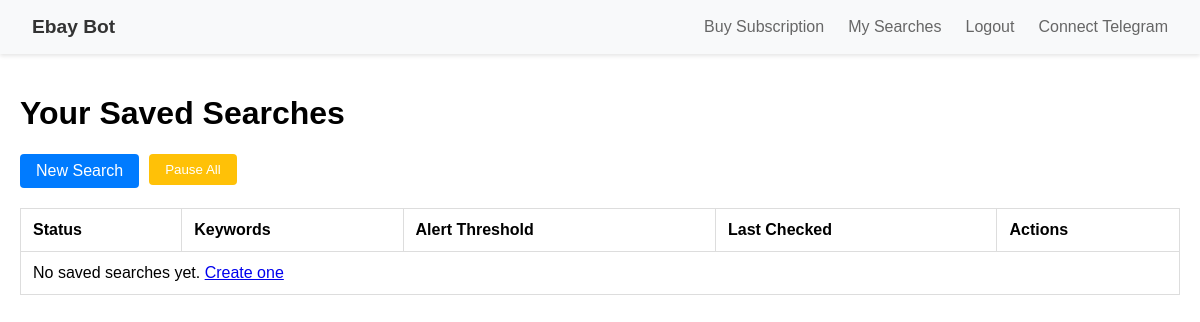
Page /queries/manage (signed in) on the earlier database version.
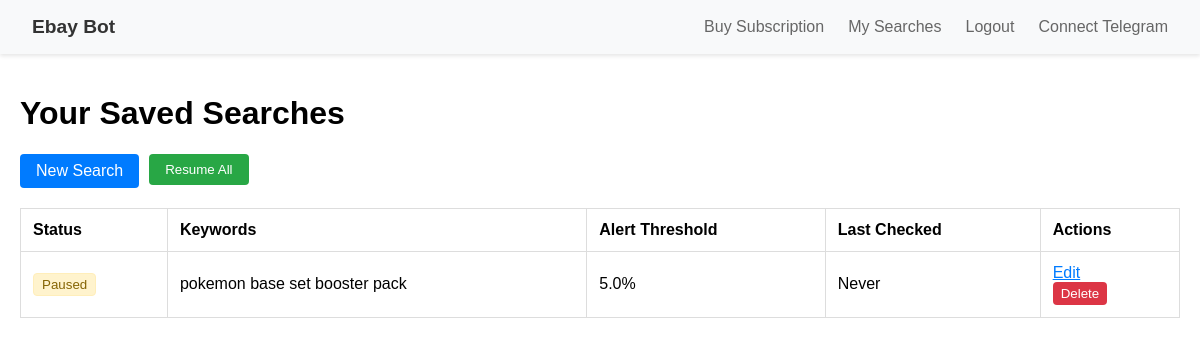
Same page on the later database version.
### app/models.py (models this page shows)
class Query(db.Model):
    __tablename__ = 'queries'
    id = db.Column(db.String(36), primary_key=True, default=lambda: str(uuid.uuid4()))
    keywords = db.Column(db.String(255), nullable=False)
    check_interval = db.Column(db.Integer, nullable=False)
    user_id = db.Column(db.Integer, db.ForeignKey('users.id'), nullable=False)
    min_price = db.Column(db.Numeric(10,2))
    max_price = db.Column(db.Numeric(10,2))
    required_keywords = db.Column(db.String(255))
    excluded_keywords = db.Column(db.String(255))
    condition = db.Column(db.String(50))
    buying_options = db.Column(db.String(50), default='FIXED_PRICE|AUCTION')
    created_at = db.Column(DateTime(timezone=True), default=lambda: datetime.now(timezone.utc))
    filters = db.Column(db.JSON)  # {min_price, max_price, condition, etc}
    last_checked = db.Column(db.DateTime)
    limit = db.Column(db.Integer, default=200)
    total_items = db.Column(db.Integer)  # Track total found
    price_alert_threshold = db.Column(db.Float, default=5.0)  # Percentage threshold
    marketplace = db.Column(db.String(10), nullable=False, default='EBAY_GB')
    item_location = db.Column(db.String(10), nullable=False, default='GB')
    last_full_run = db.Column(DateTime(timezone=True))
    next_full_run = db.Column(DateTime(timezone=True))
    last_recent_run = db.Column(DateTime(timezone=True))
    is_active = db.Column(db.Boolean, default=True)
    needs_scheduling = db.Column(db.Boolean, default=True, index=True)
    search_items = db.relationship(
        'Item',
        back_populates='search_query',
        cascade='all, delete-orphan',
        lazy='dynamic'
    )

### app/routes/queries.py (the view)
@bp.route('/manage')
@login_required
def manage_queries():
    print("Current user:", current_user)
    queries = current_user.queries.all()
    print("Queries found:", queries)
    total_queries = len(queries)
    active_queries = len([query for query in queries if query.is_active])
    all_active = active_queries == total_queries
    delete_form = DeleteForm()
    return render_template('queries/manage.html', queries=queries, delete_form=delete_form, all_active=all_active)

### app/forms.py
class DeleteForm(FlaskForm):
    submit = SubmitField('Delete')

### app/extensions.py (called while the page is built)
def load_user(user_id):
    from app.models import User
    return User.query.get(int(user_id))

### app/templates/queries/manage.html (shortened to what this page needs)
{% extends 'base.html' %}
{% block content %}
<h1>Your Saved Searches</h1>
<div class="query-controls">
    <a href="{{ url_for('queries.create_query') }}" class="button">New Search</a>
    <form method="POST" action="{{ url_for('queries.toggle_all_queries') }}" style="display: inline-block;">
        <button type="submit" class="button {% if all_active %}btn-pause{% else %}btn-resume{% endif %}">
            {{ 'Pause All' if all_active else 'Resume All' }}
        </button>
    </form>
</div>
<table class="queries-table">
    <thead>
        <tr>
            <th>Status</th>
            <th>Keywords</th>
            <th>Alert Threshold</th>
            <th>Last Checked</th>
            <th>Actions</th>
        </tr>
    </thead>
    <tbody>
        {% for query in queries %}
        <tr>
            <td>
                <form method="POST" action="{{ url_for('queries.toggle_query', query_id=query.id) }}">
                    <button type="submit" class="status-btn {% if query.is_active %}active{% else %}paused{% endif %}">
                        {{ 'Active' if query.is_active else 'Paused' }}
                    </button>
                </form>
            </td>
            <td>{{ query.keywords }}</td>
            <td>{{ query.price_alert_threshold }}%</td>
            <td>{{ query.last_checked|datetimeformat if query.last_checked else 'Never' }}</td>
            <td class="actions">
                <a href="{{ url_for('queries.edit_query', query_id=query.id) }}" class="btn-edit">Edit</a>
                <form method="POST" action="{{ url_for('queries.delete_query', query_id=query.id) }}">
                    {{ delete_form.submit(class="btn-delete") }}
                </form>
            </td>
        </tr>
        {% else %}
        <tr>
            <td colspan="5">No saved searches yet. <a href="{{ url_for('queries.create_query') }}">Create one</a></td>
        </tr>
        {% endfor %}
    </tbody>
</table>
{% endblock %}

### app/templates/base.html (shortened to what this page needs)
<!DOCTYPE html>
<html>
<head>
    <link rel="stylesheet" href="{{ url_for('static', filename='style.css') }}">
</head>
<body>
    <nav>
        <div class="nav-container">
            <a href="{{ url_for('main.index') }}" class="logo">Ebay Bot</a>
            <div class="nav-links">
                {% if current_user.is_authenticated %}
                    <a href="{{ url_for('subscription.buy_subscription') }}">Buy Subscription</a>
                    <a href="{{ url_for('queries.manage_queries') }}">My Searches</a>
                    <a href="{{ url_for('auth.logout') }}">Logout</a>
                    <div class="telegram-status">
                        {% if current_user.is_authenticated and current_user.telegram_connected %}
                            <span class="status-dot connected"></span>
                            <a href="{{ url_for('main.settings') }}">Settings</a>
                        {% else %}
                            <a href="{{ url_for('telegram.connect') }}">Connect Telegram</a>
                        {% endif %}
                    </div>
                {% else %}
                    <a href="{{ url_for('auth.login') }}">Login</a>
                    <a href="{{ url_for('auth.register') }}">Register</a>
                {% endif %}
            </div>
        </div>
    </nav>
    <div class="content">
        {% block content %}{% endblock %}
    </div>
</body>
</html>

### app/static/style.css (style rules this page uses)
body { font-family: Arial, sans-serif; margin: 0; padding: 0; }
nav { background: #f8f9fa; padding: 1rem 2rem; box-shadow: 0 2px 4px rgba(0,0,0,0.1); }
.nav-container { max-width: 1200px; margin: 0 auto; display: flex; justify-content: space-between; align-items: center; }
.logo { font-weight: bold; font-size: 1.2rem; color: #333; text-decoration: none; }
.nav-links { display: flex; gap: 1.5rem; }
.nav-links a { color: #666; text-decoration: none; transition: color 0.2s; }
.content { max-width: 1200px; margin: 0 auto; padding: 20px; }
.queries-table { width: 100%; border-collapse: collapse; margin-top: 1rem; }
.queries-table th, .queries-table td { padding: 0.75rem; border: 1px solid #ddd; text-align: left; }
.button { display: inline-block; padding: 0.5rem 1rem; background: #007bff; color: white; text-decoration: none; border-radius: 4px; border: none; cursor: pointer; }
.btn-edit { color: #007bff; margin-right: 1rem; }
.btn-delete { background: #dc3545; color: white; border: none; padding: 0.25rem 0.5rem; border-radius: 4px; cursor: pointer; }
.query-controls { margin-bottom: 20px; display: flex; gap: 10px; }
.btn-resume { background-color: #28a745; border-color: #28a745; }
.status-btn { padding: 3px 8px; border-radius: 4px; border: 1px solid; cursor: pointer; }
.status-btn.paused { background-color: #fff3cd; border-color: #ffeeba; color: #856404; }

Differences in the rows shown:
added Query: is_active "Paused", keywords "pokemon base set booster pack", price_alert_threshold "5.0", last_checked "Never"
Other differences:
{{ 'Pause All' if all_active else 'Resume All' }}: "Pause All" → "Resume All"
text no longer shown: "No saved searches yet. Create one"
